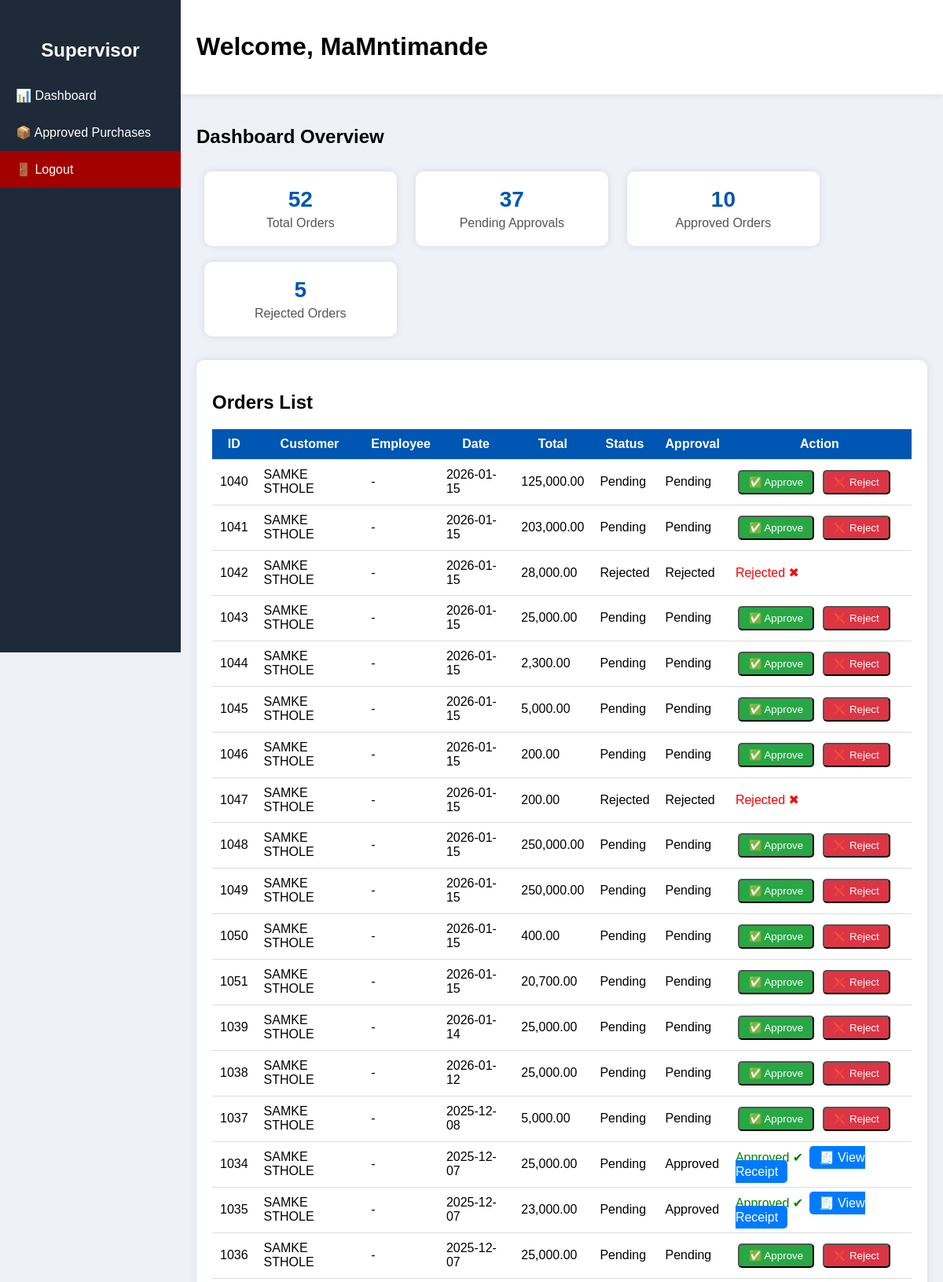
Screenshot of /supervisor_dashboard.php (signed in, upper part) with the database file from the repository.
### tables this page shows
CREATE TABLE `orders` (
  `OrderID` int(11) NOT NULL,
  `CustomerID` int(11) DEFAULT NULL,
  `EmployeeID` int(11) DEFAULT NULL,
  `OrderDate` date DEFAULT NULL,
  `TotalOrderCost` decimal(10,2) DEFAULT NULL,
  `Status` varchar(20) NOT NULL DEFAULT 'Pending',
  `ApprovalStatus` varchar(20) DEFAULT 'Pending',
  `Feedback` text DEFAULT NULL,
  `ApprovedDate` datetime DEFAULT NULL
);

CREATE TABLE `customers` (
  `CustomerID` int(11) NOT NULL,
  `FirstName` varchar(50) DEFAULT NULL,
  `LastName` varchar(50) DEFAULT NULL,
  `ContactNumber` varchar(20) DEFAULT NULL,
  `Address` varchar(100) DEFAULT NULL
);

### supervisor_dashboard.php (the view, shortened to what this page needs)
<?php
include 'config.php';
$totalOrders = $conn->query("SELECT COUNT(*) AS c FROM orders")->fetch_assoc()['c'];
$approvedOrders = $conn->query("SELECT COUNT(*) AS c FROM orders WHERE ApprovalStatus='approved'")->fetch_assoc()['c'];
$pendingOrders = $conn->query("SELECT COUNT(*) AS c FROM orders WHERE ApprovalStatus='pending'")->fetch_assoc()['c'];
$rejectedOrders = $conn->query("SELECT COUNT(*) AS c FROM orders WHERE ApprovalStatus='rejected'")->fetch_assoc()['c'];
$orders = $conn->query("
    SELECT o.OrderID, o.CustomerID, o.EmployeeID, o.OrderDate, o.TotalOrderCost,
           o.Status, o.ApprovalStatus, o.Feedback,
           c.FirstName, c.LastName
    FROM orders o
    LEFT JOIN customers c ON o.CustomerID=c.CustomerID
    ORDER BY o.OrderDate DESC
");
?>
<!DOCTYPE html>
<html>
<head>
</head>
<body>
<div class="sidebar">
    <h2 style="text-align:center;">Supervisor</h2>
    <a href="supervisor_dashboard.php">📊 Dashboard</a>
    <a href="purchases.php">📦 Approved Purchases</a>
    <a href="logout.php" style="background:#a30000;">🚪 Logout</a>
</div>
<div class="header">
    <h1>Welcome, <?= $_SESSION['username'] ?></h1>
</div>
<div class="dashboard-container">
    <h2>Dashboard Overview</h2>
    <div class="card">
        <h2><?= $totalOrders ?></h2>
        <p>Total Orders</p>
    </div>
    <div class="card">
        <h2><?= $pendingOrders ?></h2>
        <p>Pending Approvals</p>
    </div>
    <div class="card">
        <h2><?= $approvedOrders ?></h2>
        <p>Approved Orders</p>
    </div>
    <div class="card">
        <h2><?= $rejectedOrders ?></h2>
        <p>Rejected Orders</p>
    </div>
<div class="table-container">
    <h2>Orders List</h2>
    <table id="ordersTable">
        <tr>
            <th>ID</th>
            <th>Customer</th>
            <th>Employee</th>
            <th>Date</th>
            <th>Total</th>
            <th>Status</th>
            <th>Approval</th>
            <th>Action</th>
        </tr>
        <?php while($row = $orders->fetch_assoc()): ?>
            <tr id="order-<?= $row['OrderID'] ?>">
                <td><?= $row['OrderID'] ?></td>
                <td><?= htmlspecialchars($row['FirstName'] . " " . $row['LastName']) ?></td>
                <td><?= htmlspecialchars($row['EmployeeID'] ?? '-') ?></td>
                <td><?= $row['OrderDate'] ?></td>
                <td><?= number_format($row['TotalOrderCost'], 2) ?></td>
                <td><?= ucfirst($row['Status']) ?></td>
                <td class="approval-status"><?= ucfirst($row['ApprovalStatus']) ?></td>
                <td class="action-buttons">
                    <?php if(strtolower($row['ApprovalStatus']) === 'pending'): ?>
                        <button class="button approve" data-id="<?= $row['OrderID'] ?>">✅ Approve</button>
                        <button class="button reject" data-id="<?= $row['OrderID'] ?>">❌ Reject</button>
                    <?php elseif(strtolower($row['ApprovalStatus']) === 'approved'): ?>
                        <span style="color:green;">Approved ✔</span>
                        <a class="button receipt" href="supervisor_receipt.php?purchase_id=<?= $row['OrderID'] ?>" target="_blank">🧾 View Receipt</a>
                    <?php elseif(strtolower($row['ApprovalStatus']) === 'rejected'): ?>
                        <span style="color:red;">Rejected ✖</span>
                    <?php endif; ?>
                </td>
            </tr>
        <?php endwhile; ?>
    </table>
</div>

### supervisor_dashboard.php (style rules this page uses)
body { margin:0; font-family:Arial; background:#eef1f7; }
.sidebar { width:230px; background:#1e2a38; color:white; height:100vh; position:fixed; top:0; left:0; padding-top:30px; }
.sidebar a { display:block; padding:14px 20px; color:white; text-decoration:none; font-size:16px; }
.header { margin-left:230px; padding:20px; background:#fff; box-shadow:0 0 10px rgba(0,0,0,0.1); }
.dashboard-container { margin-left:230px; padding:20px; }
.card { background:white; width:22%; display:inline-block; margin:10px; padding:20px; border-radius:10px; box-shadow:0 0 10px rgba(0,0,0,0.1); text-align:center; }
.card h2 { margin:0; font-size:28px; color:#0056b3; }
.card p { margin:5px 0 0; color:#555; }
.table-container { margin-top:20px; background:white; padding:20px; border-radius:10px; box-shadow:0 0 10px rgba(0,0,0,0.1); }
table { width:100%; border-collapse:collapse; }
th, td { padding:10px; border-bottom:1px solid #ddd; }
th { background:#0056b3; color:white; }
.button { padding:6px 12px; color:white; text-decoration:none; border-radius:5px; margin:3px; }
.approve { background:#28a745; }
.reject { background:#dc3545; }
.receipt { background:#007bff; }

### rows the page displays
orders: OrderID "1040", CustomerID.LastName "SAMKE STHOLE", EmployeeID "-", OrderDate "2026-01-15", TotalOrderCost "125,000.00", Status "Pending", ApprovalStatus "Pending"
orders: OrderID "1041", CustomerID.LastName "SAMKE STHOLE", EmployeeID "-", OrderDate "2026-01-15", TotalOrderCost "203,000.00", Status "Pending", ApprovalStatus "Pending"
orders: OrderID "1042", CustomerID.LastName "SAMKE STHOLE", EmployeeID "-", OrderDate "2026-01-15", TotalOrderCost "28,000.00", Status "Rejected", ApprovalStatus "Rejected", shows "Rejected ✖"
orders: OrderID "1043", CustomerID.LastName "SAMKE STHOLE", EmployeeID "-", OrderDate "2026-01-15", TotalOrderCost "25,000.00", Status "Pending", ApprovalStatus "Pending"
orders: OrderID "1044", CustomerID.LastName "SAMKE STHOLE", EmployeeID "-", OrderDate "2026-01-15", TotalOrderCost "2,300.00", Status "Pending", ApprovalStatus "Pending"
orders: OrderID "1045", CustomerID.LastName "SAMKE STHOLE", EmployeeID "-", OrderDate "2026-01-15", TotalOrderCost "5,000.00", Status "Pending", ApprovalStatus "Pending"
orders: OrderID "1046", CustomerID.LastName "SAMKE STHOLE", EmployeeID "-", OrderDate "2026-01-15", TotalOrderCost "200.00", Status "Pending", ApprovalStatus "Pending"
orders: OrderID "1047", CustomerID.LastName "SAMKE STHOLE", EmployeeID "-", OrderDate "2026-01-15", TotalOrderCost "200.00", Status "Rejected", ApprovalStatus "Rejected", shows "Rejected ✖"
orders: OrderID "1048", CustomerID.LastName "SAMKE STHOLE", EmployeeID "-", OrderDate "2026-01-15", TotalOrderCost "250,000.00", Status "Pending", ApprovalStatus "Pending"
orders: OrderID "1049", CustomerID.LastName "SAMKE STHOLE", EmployeeID "-", OrderDate "2026-01-15", TotalOrderCost "250,000.00", Status "Pending", ApprovalStatus "Pending"
orders: OrderID "1050", CustomerID.LastName "SAMKE STHOLE", EmployeeID "-", OrderDate "2026-01-15", TotalOrderCost "400.00", Status "Pending", ApprovalStatus "Pending"
orders: OrderID "1051", CustomerID.LastName "SAMKE STHOLE", EmployeeID "-", OrderDate "2026-01-15", TotalOrderCost "20,700.00", Status "Pending", ApprovalStatus "Pending"
orders: OrderID "1039", CustomerID.LastName "SAMKE STHOLE", EmployeeID "-", OrderDate "2026-01-14", TotalOrderCost "25,000.00", Status "Pending", ApprovalStatus "Pending"
orders: OrderID "1038", CustomerID.LastName "SAMKE STHOLE", EmployeeID "-", OrderDate "2026-01-12", TotalOrderCost "25,000.00", Status "Pending", ApprovalStatus "Pending"
orders: OrderID "1037", CustomerID.LastName "SAMKE STHOLE", EmployeeID "-", OrderDate "2025-12-08", TotalOrderCost "5,000.00", Status "Pending", ApprovalStatus "Pending"
orders: OrderID "1034", CustomerID.LastName "SAMKE STHOLE", EmployeeID "-", OrderDate "2025-12-07", TotalOrderCost "25,000.00", Status "Pending", ApprovalStatus "Approved"
orders: OrderID "1035", CustomerID.LastName "SAMKE STHOLE", EmployeeID "-", OrderDate "2025-12-07", TotalOrderCost "23,000.00", Status "Pending", ApprovalStatus "Approved"
orders: OrderID "1036", CustomerID.LastName "SAMKE STHOLE", EmployeeID "-", OrderDate "2025-12-07", TotalOrderCost "25,000.00", Status "Pending", ApprovalStatus "Pending"

### other values shown
$_SESSION['username'] "MaMntimande"
$totalOrders "52"
$pendingOrders "37"
$approvedOrders "10"
$rejectedOrders "5"
